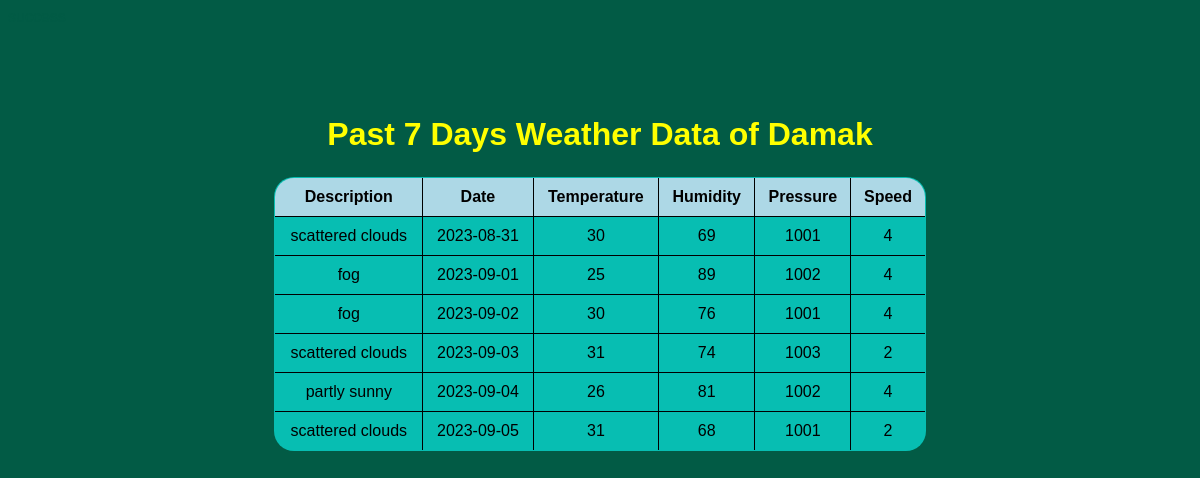
/weatherapp2/weatherapp.php, run on the app's committed database.
### tables this page shows
CREATE TABLE `weatherdata` (
  `description` text NOT NULL,
  `date` date NOT NULL,
  `temperature` int(11) NOT NULL,
  `humidity` int(11) NOT NULL,
  `pressure` int(11) NOT NULL,
  `wind` int(11) NOT NULL
);

### weatherapp2/weatherapp.php (the view, shortened to what this page needs)
<!DOCTYPE html>
<html lang="en">
<head>
</head>
<body>
<?php
include "weatherconnect.php";
$conn = mysqli_connect("localhost", "root", "", "weatherdata");
$query = "SELECT * FROM weatherdata";
$result = mysqli_query($conn, $query);
if (mysqli_num_rows($result) > 0) {
    $rows = mysqli_fetch_all($result, MYSQLI_ASSOC);
    echo "<h1>Past 7 Days Weather Data of Damak</h1>";
    echo "<table>";
    echo "<tr><th>Description</th><th>Date</th><th>Temperature</th><th>Humidity</th><th>Pressure</th><th>Speed</th></tr>";
    foreach ($rows as $row) {
        echo "<tr>";
        echo "<td>" . $row['description'] . "</td>";
        echo "<td>" . $row['date'] . "</td>";
        echo "<td>" . $row['temperature'] . "</td>";
        echo "<td>" . $row['humidity'] . "</td>";
        echo "<td>" . $row['pressure'] . "</td>";
        echo "<td>" . $row['wind'] . "</td>";
        echo "</tr>";
    }
    echo "</table>";
} else {
    echo "No data found";
}
?>
</body>
</html>

### weatherapp2/weatherconnect.php (shortened to what this page needs)
<!DOCTYPE html>
<html lang="en">
<head>
</head>
<body>
</body>
</html>

### weatherapp2/weatherapp.php (style rules this page uses)
body { font-family: Arial, sans-serif; background-color: rgb(2, 91, 69); padding: 0; color:rgb(2, 91, 69); }
h1 { text-align: center; margin-top: 90px; color: yellow; }
table { width: 55%; margin: 2% auto; border-collapse: collapse; border: 1px solid #ddd; background-color: rgb(7, 190, 178); border-radius:20px; overflow: hidden; color:black; }
th, td { padding: 10px; text-align: center; border: 1px solid black; }
th { background-color:lightblue; font-weight: bold; }

### data on the page
weatherdata: description "scattered clouds", date "2023-08-31", temperature "30", humidity "69", pressure "1001", wind "4"
weatherdata: description "fog", date "2023-09-01", temperature "25", humidity "89", pressure "1002", wind "4"
weatherdata: description "fog", date "2023-09-02", temperature "30", humidity "76", pressure "1001", wind "4"
weatherdata: description "scattered clouds", date "2023-09-03", temperature "31", humidity "74", pressure "1003", wind "2"
weatherdata: description "partly sunny", date "2023-09-04", temperature "26", humidity "81", pressure "1002", wind "4"
weatherdata: description "scattered clouds", date "2023-09-05", temperature "31", humidity "68", pressure "1001", wind "2"
